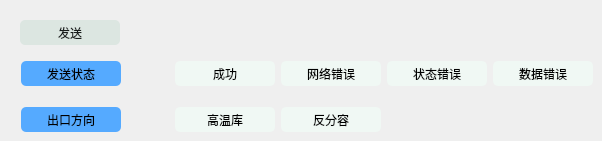
   <widget class="QWidget" name="tab">
    <attribute name="title">
     <string>后段出口</string>
    </attribute>
    <widget class="QPushButton" name="pb_Send_1">
     <property name="geometry">
      <rect>
       <x>20</x>
       <y>20</y>
       <width>100</width>
       <height>25</height>
      </rect>
     </property>
     <property name="minimumSize">
      <size>
       <width>100</width>
       <height>25</height>
      </size>
     </property>
     <property name="styleSheet">
      <string notr="true">background: rgb(220, 230, 225);
border-color: rgb(0, 0, 0);
border-radius: 5px;
color:rgb(24, 28, 27);</string>
     </property>
     <property name="text">
      <string>发送</string>
     </property>
    </widget>
    <widget class="QWidget" name="layoutWidget">
     <property name="geometry">
      <rect>
       <x>21</x>
       <y>61</y>
       <width>572</width>
       <height>71</height>
      </rect>
     </property>
     <layout class="QGridLayout" name="gridLayout_2">
      <item row="2" column="3">
       <widget class="QLabel" name="lb_NegativeDC">
        <property name="minimumSize">
         <size>
          <width>100</width>
          <height>25</height>
         </size>
        </property>
        <property name="styleSheet">
         <string notr="true">border-radius: 5px;
background-color: rgb(240, 248, 244);</string>
        </property>
        <property name="text">
         <string>反分容</string>
        </property>
        <property name="alignment">
         <set>Qt::AlignCenter</set>
        </property>
       </widget>
      </item>
      <item row="2" column="0">
       <widget class="QLabel" name="label_4">
        <property name="minimumSize">
         <size>
          <width>100</width>
          <height>25</height>
         </size>
        </property>
        <property name="styleSheet">
         <string notr="true">border-radius: 5px;
background-color: rgb(85, 170, 255);</string>
        </property>
        <property name="text">
         <string>出口方向</string>
        </property>
        <property name="alignment">
         <set>Qt::AlignCenter</set>
        </property>
       </widget>
      </item>
      <item row="0" column="1">
       <spacer name="horizontalSpacer_3">
        <property name="orientation">
         <enum>Qt::Horizontal</enum>
        </property>
        <property name="sizeHint" stdset="0">
         <size>
          <width>40</width>
          <height>20</height>
         </size>
        </property>
       </spacer>
      </item>
      <item row="0" column="5">
       <widget class="QLabel" name="lb_State_Data_Error_1">
        <property name="minimumSize">
         <size>
          <width>100</width>
          <height>25</height>
         </size>
        </property>
        <property name="styleSheet">
         <string notr="true">border-radius: 5px;
background-color: rgb(240, 248, 244);</string>
        </property>
        <property name="text">
         <string>数据错误</string>
        </property>
        <property name="alignment">
         <set>Qt::AlignCenter</set>
        </property>
       </widget>
      </item>
      <item row="0" column="0">
       <widget class="QLabel" name="label_6">
        <property name="minimumSize">
         <size>
          <width>100</width>
          <height>25</height>
         </size>
        </property>
        <property name="styleSheet">
         <string notr="true">border-radius: 5px;
background-color: rgb(85, 170, 255);</string>
        </property>
        <property name="text">
         <string>发送状态</string>
        </property>
        <property name="alignment">
         <set>Qt::AlignCenter</set>
        </property>
       </widget>
      </item>
      <item row="0" column="4">
       <widget class="QLabel" name="lb_State_StateError_1">
        <property name="minimumSize">
         <size>
          <width>100</width>
          <height>25</height>
         </size>
        </property>
        <property name="styleSheet">
         <string notr="true">border-radius: 5px;
background-color: rgb(240, 248, 244);</string>
        </property>
        <property name="text">
         <string>状态错误</string>
        </property>
        <property name="alignment">
         <set>Qt::AlignCenter</set>
        </property>
       </widget>
      </item>
      <item row="0" column="2">
       <widget class="QLabel" name="lb_State_Succeed_1">
        <property name="minimumSize">
         <size>
          <width>100</width>
          <height>25</height>
         </size>
        </property>
        <property name="styleSheet">
         <string notr="true">border-radius: 5px;
background-color: rgb(240, 248, 244);</string>
        </property>
        <property name="text">
         <string>成功</string>
        </property>
        <property name="alignment">
         <set>Qt::AlignCenter</set>
        </property>
       </widget>
      </item>
      <item row="0" column="3">
       <widget class="QLabel" name="lb_State_NetError_1">
        <property name="minimumSize">
         <size>
          <width>100</width>
          <height>25</height>
         </size>
        </property>
        <property name="styleSheet">
         <string notr="true">border-radius: 5px;
background-color: rgb(240, 248, 244);</string>
        </property>
        <property name="text">
         <string>网络错误</string>
        </property>
        <property name="alignment">
         <set>Qt::AlignCenter</set>
        </property>
       </widget>
      </item>
      <item row="2" column="2">
       <widget class="QLabel" name="lb_HighWareHouse">
        <property name="minimumSize">
         <size>
          <width>100</width>
          <height>25</height>
         </size>
        </property>
        <property name="styleSheet">
         <string notr="true">border-radius: 5px;
background-color: rgb(240, 248, 244);</string>
        </property>
        <property name="text">
         <string>高温库</string>
        </property>
        <property name="alignment">
         <set>Qt::AlignCenter</set>
        </property>
       </widget>
      </item>
      <item row="2" column="1">
       <spacer name="horizontalSpacer_4">
        <property name="orientation">
         <enum>Qt::Horizontal</enum>
        </property>
        <property name="sizeHint" stdset="0">
         <size>
          <width>40</width>
          <height>20</height>
         </size>
        </property>
       </spacer>
      </item>
      <item row="1" column="0">
       <spacer name="verticalSpacer">
        <property name="orientation">
         <enum>Qt::Vertical</enum>
        </property>
        <property name="sizeHint" stdset="0">
         <size>
          <width>20</width>
          <height>40</height>
         </size>
        </property>
       </spacer>
      </item>
     </layout>
    </widget>
   </widget>
